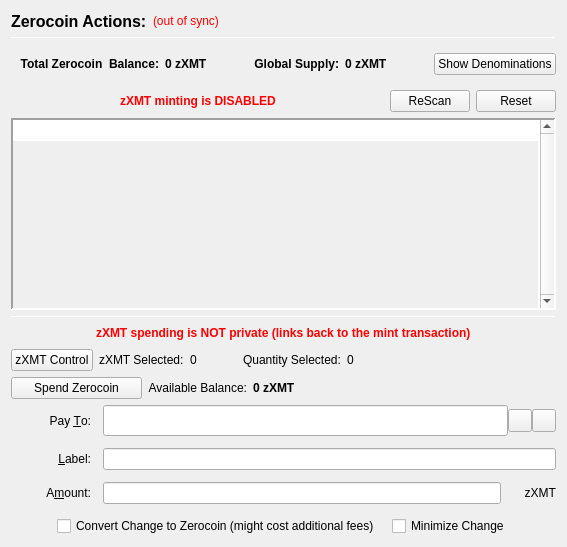
                  <widget class="QFrame" name="verticalFrameLeft">
                   <layout class="QVBoxLayout" name="verticalLayout_2">
                    <item>
                     <layout class="QVBoxLayout" name="verticalLayout_3">
                      <item>
                       <layout class="QHBoxLayout" name="horizontalLayout_3">
                        <item>
                         <widget class="QLabel" name="labelzXMTActions">
                          <property name="font">
                           <font>
                            <pointsize>12</pointsize>
                            <weight>75</weight>
                            <bold>true</bold>
                           </font>
                          </property>
                          <property name="text">
                           <string>Zerocoin Actions:</string>
                          </property>
                          <property name="alignment">
                           <set>Qt::AlignLeading|Qt::AlignLeft|Qt::AlignVCenter</set>
                          </property>
                         </widget>
                        </item>
                        <item>
                         <widget class="QLabel" name="labelzXMTSyncStatus">
                          <property name="toolTip">
                           <string>The displayed information may be out of date. Your wallet automatically synchronizes with the MoneroTrust network after a connection is established, but this process has not completed yet.</string>
                          </property>
                          <property name="styleSheet">
                           <string notr="true">QLabel { color: red; }</string>
                          </property>
                          <property name="text">
                           <string notr="true">(out of sync)</string>
                          </property>
                          <property name="alignment">
                           <set>Qt::AlignLeading|Qt::AlignLeft|Qt::AlignVCenter</set>
                          </property>
                         </widget>
                        </item>
                        <item>
                         <spacer name="horizontalSpacer">
                          <property name="orientation">
                           <enum>Qt::Horizontal</enum>
                          </property>
                          <property name="sizeHint" stdset="0">
                           <size>
                            <width>40</width>
                            <height>20</height>
                           </size>
                          </property>
                         </spacer>
                        </item>
                       </layout>
                      </item>
                      <item>
                       <widget class="Line" name="lineUpperLeft">
                        <property name="minimumSize">
                         <size>
                          <width>0</width>
                          <height>1</height>
                         </size>
                        </property>
                        <property name="maximumSize">
                         <size>
                          <width>16777215</width>
                          <height>1</height>
                         </size>
                        </property>
                        <property name="frameShadow">
                         <enum>QFrame::Sunken</enum>
                        </property>
                        <property name="orientation">
                         <enum>Qt::Horizontal</enum>
                        </property>
                       </widget>
                      </item>
                      <item>
                       <widget class="QFrame" name="balanceSupplyFrame">
                        <layout class="QHBoxLayout" name="horizontalLayout_2" stretch="0,0,0,1,0">
                         <property name="rightMargin">
                          <number>0</number>
                         </property>
                         <item>
                          <layout class="QHBoxLayout" name="horizontalLayout_34">
                           <item>
                            <widget class="QLabel" name="labelzAvailableText_3">
                             <property name="font">
                              <font>
                               <weight>75</weight>
                               <bold>true</bold>
                              </font>
                             </property>
                             <property name="toolTip">
                              <string>Total Balance including unconfirmed and immature zXMT</string>
                             </property>
                             <property name="text">
                              <string>Total Zerocoin  Balance:</string>
                             </property>
                             <property name="alignment">
                              <set>Qt::AlignRight|Qt::AlignTrailing|Qt::AlignVCenter</set>
                             </property>
                            </widget>
                           </item>
                           <item>
                            <widget class="QLabel" name="labelzAvailableAmount_4">
                             <property name="minimumSize">
                              <size>
                               <width>40</width>
                               <height>0</height>
                              </size>
                             </property>
                             <property name="font">
                              <font>
                               <weight>75</weight>
                               <bold>true</bold>
                              </font>
                             </property>
                             <property name="toolTip">
                              <string>Total Balance including unconfirmed and immature zXMT</string>
                             </property>
                             <property name="text">
                              <string>0 zXMT</string>
                             </property>
                             <property name="alignment">
                              <set>Qt::AlignLeading|Qt::AlignLeft|Qt::AlignVCenter</set>
                             </property>
                            </widget>
                           </item>
                          </layout>
                         </item>
                         <item>
                          <spacer name="horizontalSpacer_32">
                           <property name="orientation">
                            <enum>Qt::Horizontal</enum>
                           </property>
                           <property name="sizeHint" stdset="0">
                            <size>
                             <width>40</width>
                             <height>20</height>
                            </size>
                           </property>
                          </spacer>
                         </item>
                         <item>
                          <layout class="QHBoxLayout" name="horizontalLayout_35">
                           <item>
                            <widget class="QLabel" name="labelZsupplyText_2">
                             <property name="font">
                              <font>
                               <weight>75</weight>
                               <bold>true</bold>
                              </font>
                             </property>
                             <property name="text">
                              <string>Global Supply:</string>
                             </property>
                             <property name="alignment">
                              <set>Qt::AlignRight|Qt::AlignTrailing|Qt::AlignVCenter</set>
                             </property>
                            </widget>
                           </item>
                           <item>
                            <widget class="QLabel" name="labelZsupplyAmount_2">
                             <property name="font">
                              <font>
                               <weight>75</weight>
                               <bold>true</bold>
                              </font>
                             </property>
                             <property name="text">
                              <string>0 zXMT</string>
                             </property>
                            </widget>
                           </item>
                          </layout>
                         </item>
                         <item>
                          <spacer name="horizontalSpacer_31">
                           <property name="orientation">
                            <enum>Qt::Horizontal</enum>
                           </property>
                           <property name="sizeHint" stdset="0">
                            <size>
                             <width>40</width>
                             <height>20</height>
                            </size>
                           </property>
                          </spacer>
                         </item>
                         <item>
                          <widget class="QPushButton" name="pushButtonShowDenoms">
                           <property name="toolTip">
                            <string>Show zXMT denominations list</string>
                           </property>
                           <property name="text">
                            <string>Show Denominations</string>
                           </property>
                          </widget>
                         </item>
                        </layout>
                       </widget>
                      </item>
                      <item>
                       <layout class="QHBoxLayout" name="horizontalLayout_4">
                        <item>
                         <spacer name="horizontalSpacer_2">
                          <property name="orientation">
                           <enum>Qt::Horizontal</enum>
                          </property>
                          <property name="sizeHint" stdset="0">
                           <size>
                            <width>40</width>
                            <height>20</height>
                           </size>
                          </property>
                         </spacer>
                        </item>
                        <item>
                         <widget class="QLabel" name="label">
                          <property name="styleSheet">
                           <string notr="true">color: red;
font-weight: bold;</string>
                          </property>
                          <property name="text">
                           <string>zXMT minting is DISABLED</string>
                          </property>
                         </widget>
                        </item>
                        <item>
                         <spacer name="horizontalSpacer_3">
                          <property name="orientation">
                           <enum>Qt::Horizontal</enum>
                          </property>
                          <property name="sizeHint" stdset="0">
                           <size>
                            <width>40</width>
                            <height>20</height>
                           </size>
                          </property>
                         </spacer>
                        </item>
                        <item>
                         <widget class="QPushButton" name="pushButtonMintReset">
                          <property name="maximumSize">
                           <size>
                            <width>80</width>
                            <height>16777215</height>
                           </size>
                          </property>
                          <property name="toolTip">
                           <string>Rescan the complete blockchain for  Zerocoin mints and their meta-data.</string>
                          </property>
                          <property name="text">
                           <string>ReScan</string>
                          </property>
                         </widget>
                        </item>
                        <item>
                         <widget class="QPushButton" name="pushButtonSpentReset">
                          <property name="maximumSize">
                           <size>
                            <width>80</width>
                            <height>16777215</height>
                           </size>
                          </property>
                          <property name="toolTip">
                           <string>Reset Zerocoin Wallet DB. Deletes transactions that did not make it into the blockchain.</string>
                          </property>
                          <property name="text">
                           <string>Reset</string>
                          </property>
                         </widget>
                        </item>
                       </layout>
                      </item>
                      <item>
                       <widget class="QPlainTextEdit" name="TEMintStatus">
                        <property name="font">
                         <font>
                          <pointsize>8</pointsize>
                         </font>
                        </property>
                        <property name="toolTip">
                         <string>Status and/or Mesages from the last Mint Action.</string>
                        </property>
                        <property name="frameShape">
                         <enum>QFrame::Panel</enum>
                        </property>
                        <property name="frameShadow">
                         <enum>QFrame::Sunken</enum>
                        </property>
                        <property name="lineWidth">
                         <number>2</number>
                        </property>
                        <property name="midLineWidth">
                         <number>2</number>
                        </property>
                        <property name="verticalScrollBarPolicy">
                         <enum>Qt::ScrollBarAlwaysOn</enum>
                        </property>
                        <property name="horizontalScrollBarPolicy">
                         <enum>Qt::ScrollBarAlwaysOff</enum>
                        </property>
                        <property name="readOnly">
                         <bool>true</bool>
                        </property>
                        <property name="plainText">
                         <string notr="true"/>
                        </property>
                        <property name="backgroundVisible">
                         <bool>true</bool>
                        </property>
                       </widget>
                      </item>
                      <item>
                       <widget class="Line" name="line">
                        <property name="minimumSize">
                         <size>
                          <width>0</width>
                          <height>1</height>
                         </size>
                        </property>
                        <property name="maximumSize">
                         <size>
                          <width>16777215</width>
                          <height>1</height>
                         </size>
                        </property>
                        <property name="orientation">
                         <enum>Qt::Horizontal</enum>
                        </property>
                       </widget>
                      </item>
                      <item>
                       <layout class="QHBoxLayout" name="horizontalLayout_7">
                        <item>
                         <spacer name="horizontalSpacer_18">
                          <property name="orientation">
                           <enum>Qt::Horizontal</enum>
                          </property>
                          <property name="sizeHint" stdset="0">
                           <size>
                            <width>40</width>
                            <height>20</height>
                           </size>
                          </property>
                         </spacer>
                        </item>
                        <item>
                         <widget class="QLabel" name="label_2">
                          <property name="styleSheet">
                           <string notr="true">color: red;
font-weight: bold;</string>
                          </property>
                          <property name="text">
                           <string>zXMT spending is NOT private (links back to the mint transaction)</string>
                          </property>
                         </widget>
                        </item>
                        <item>
                         <spacer name="horizontalSpacer_30">
                          <property name="orientation">
                           <enum>Qt::Horizontal</enum>
                          </property>
                          <property name="sizeHint" stdset="0">
                           <size>
                            <width>40</width>
                            <height>20</height>
                           </size>
                          </property>
                         </spacer>
                        </item>
                       </layout>
                      </item>
                      <item>
                       <layout class="QHBoxLayout" name="horizontalLayout_24">
                        <property name="leftMargin">
                         <number>0</number>
                        </property>
                        <property name="bottomMargin">
                         <number>0</number>
                        </property>
                        <item>
                         <widget class="QPushButton" name="pushButtonZPivControl">
                          <property name="text">
                           <string>zXMT Control</string>
                          </property>
                         </widget>
                        </item>
                        <item>
                         <widget class="QLabel" name="labelzPivSelected">
                          <property name="text">
                           <string>zXMT Selected:</string>
                          </property>
                         </widget>
                        </item>
                        <item>
                         <widget class="QLabel" name="labelzPivSelected_int">
                          <property name="text">
                           <string>0</string>
                          </property>
                         </widget>
                        </item>
                        <item>
                         <spacer name="horizontalSpacer_17">
                          <property name="orientation">
                           <enum>Qt::Horizontal</enum>
                          </property>
                          <property name="sizeType">
                           <enum>QSizePolicy::Fixed</enum>
                          </property>
                          <property name="sizeHint" stdset="0">
                           <size>
                            <width>40</width>
                            <height>20</height>
                           </size>
                          </property>
                         </spacer>
                        </item>
                        <item>
                         <widget class="QLabel" name="labelQuantitySelected">
                          <property name="text">
                           <string>Quantity Selected:</string>
                          </property>
                         </widget>
                        </item>
                        <item>
                         <widget class="QLabel" name="labelQuantitySelected_int">
                          <property name="text">
                           <string>0</string>
                          </property>
                         </widget>
                        </item>
                        <item>
                         <spacer name="horizontalSpacer_19">
                          <property name="orientation">
                           <enum>Qt::Horizontal</enum>
                          </property>
                          <property name="sizeHint" stdset="0">
                           <size>
                            <width>40</width>
                            <height>20</height>
                           </size>
                          </property>
                         </spacer>
                        </item>
                       </layout>
                      </item>
                      <item>
                       <layout class="QHBoxLayout" name="horizontalLayout_6">
                        <item>
                         <widget class="QPushButton" name="pushButtonSpendzXMT">
                          <property name="minimumSize">
                           <size>
                            <width>131</width>
                            <height>0</height>
                           </size>
                          </property>
                          <property name="toolTip">
                           <string>Spend Zerocoin. Without 'Pay To:' address creates payments to yourself.</string>
                          </property>
                          <property name="text">
                           <string>Spend Zerocoin</string>
                          </property>
                         </widget>
                        </item>
                        <item>
                         <widget class="QLabel" name="labelzXMTBalanceText">
                          <property name="toolTip">
                           <string>Available (mature and spendable) zXMT for spending</string>
                          </property>
                          <property name="text">
                           <string>Available Balance:</string>
                          </property>
                          <property name="alignment">
                           <set>Qt::AlignRight|Qt::AlignTrailing|Qt::AlignVCenter</set>
                          </property>
                         </widget>
                        </item>
                        <item>
                         <widget class="QLabel" name="labelzAvailableAmount_2">
                          <property name="font">
                           <font>
                            <weight>75</weight>
                            <bold>true</bold>
                           </font>
                          </property>
                          <property name="toolTip">
                           <string>Available (mature and spendable) zXMT for spending

zXMT are mature when they have more than 20 confirmations AND more than 2 mints of the same denomination after them were minted</string>
                          </property>
                          <property name="text">
                           <string>0 zXMT</string>
                          </property>
                          <property name="alignment">
                           <set>Qt::AlignLeading|Qt::AlignLeft|Qt::AlignVCenter</set>
                          </property>
                         </widget>
                        </item>
                        <item>
                         <spacer name="horizontalSpacer_4">
                          <property name="orientation">
                           <enum>Qt::Horizontal</enum>
                          </property>
                          <property name="sizeHint" stdset="0">
                           <size>
                            <width>40</width>
                            <height>20</height>
                           </size>
                          </property>
                         </spacer>
                        </item>
                       </layout>
                      </item>
                      <item>
                       <layout class="QGridLayout" name="gridLayout_7">
                        <property name="spacing">
                         <number>12</number>
                        </property>
                        <item row="0" column="0">
                         <widget class="QLabel" name="payToLabel">
                          <property name="minimumSize">
                           <size>
                            <width>80</width>
                            <height>0</height>
                           </size>
                          </property>
                          <property name="text">
                           <string>Pay &amp;To:</string>
                          </property>
                          <property name="alignment">
                           <set>Qt::AlignRight|Qt::AlignTrailing|Qt::AlignVCenter</set>
                          </property>
                          <property name="buddy">
                           <cstring>payTo</cstring>
                          </property>
                         </widget>
                        </item>
                        <item row="0" column="1">
                         <layout class="QHBoxLayout" name="payToLayout">
                          <property name="spacing">
                           <number>0</number>
                          </property>
                          <item>
                           <widget class="QValidatedLineEdit" name="payTo">
                            <property name="enabled">
                             <bool>true</bool>
                            </property>
                            <property name="minimumSize">
                             <size>
                              <width>0</width>
                              <height>31</height>
                             </size>
                            </property>
                            <property name="toolTip">
                             <string>The MoneroTrust address to send the payment to. Creates local payment to yourself when empty.</string>
                            </property>
                           </widget>
                          </item>
                          <item>
                           <widget class="QToolButton" name="addressBookButton">
                            <property name="toolTip">
                             <string>Choose previously used address</string>
                            </property>
                            <property name="text">
                             <string/>
                            </property>
                            <property name="icon">
                             <iconset resource="../monerotrust.qrc">
                              <normaloff>:/icons/address-book</normaloff>:/icons/address-book</iconset>
                            </property>
                            <property name="shortcut">
                             <string>Alt+A</string>
                            </property>
                           </widget>
                          </item>
                          <item>
                           <widget class="QToolButton" name="pasteButton">
                            <property name="toolTip">
                             <string>Paste address from clipboard</string>
                            </property>
                            <property name="text">
                             <string/>
                            </property>
                            <property name="icon">
                             <iconset resource="../monerotrust.qrc">
                              <normaloff>:/icons/editpaste</normaloff>:/icons/editpaste</iconset>
                            </property>
                            <property name="shortcut">
                             <string>Alt+P</string>
                            </property>
                           </widget>
                          </item>
                         </layout>
                        </item>
                        <item row="1" column="0">
                         <widget class="QLabel" name="labelLabel">
                          <property name="minimumSize">
                           <size>
                            <width>80</width>
                            <height>0</height>
                           </size>
                          </property>
                          <property name="text">
                           <string>&amp;Label:</string>
                          </property>
                          <property name="alignment">
                           <set>Qt::AlignRight|Qt::AlignTrailing|Qt::AlignVCenter</set>
                          </property>
                          <property name="buddy">
                           <cstring>addAsLabel</cstring>
                          </property>
                         </widget>
                        </item>
                        <item row="1" column="1">
                         <widget class="QLineEdit" name="addAsLabel">
                          <property name="toolTip">
                           <string>Enter a label for this address to add it to the list of used addresses</string>
                          </property>
                         </widget>
                        </item>
                        <item row="2" column="0">
                         <widget class="QLabel" name="amountLabel">
                          <property name="minimumSize">
                           <size>
                            <width>80</width>
                            <height>0</height>
                           </size>
                          </property>
                          <property name="text">
                           <string>A&amp;mount:</string>
                          </property>
                          <property name="alignment">
                           <set>Qt::AlignRight|Qt::AlignTrailing|Qt::AlignVCenter</set>
                          </property>
                          <property name="buddy">
                           <cstring>zXMTpayAmount</cstring>
                          </property>
                         </widget>
                        </item>
                        <item row="2" column="1">
                         <layout class="QHBoxLayout" name="horizontalLayout_9">
                          <property name="spacing">
                           <number>0</number>
                          </property>
                          <item>
                           <widget class="QLineEdit" name="zXMTpayAmount"/>
                          </item>
                          <item>
                           <widget class="QLabel" name="labelzXMT">
                            <property name="minimumSize">
                             <size>
                              <width>55</width>
                              <height>0</height>
                             </size>
                            </property>
                            <property name="text">
                             <string>zXMT</string>
                            </property>
                            <property name="alignment">
                             <set>Qt::AlignRight|Qt::AlignTrailing|Qt::AlignVCenter</set>
                            </property>
                           </widget>
                          </item>
                         </layout>
                        </item>
                        <item row="3" column="0" colspan="2">
                         <layout class="QHBoxLayout" name="horizontalLayout_10">
                          <item>
                           <spacer name="horizontalSpacer_5">
                            <property name="orientation">
                             <enum>Qt::Horizontal</enum>
                            </property>
                            <property name="sizeHint" stdset="0">
                             <size>
                              <width>40</width>
                              <height>20</height>
                             </size>
                            </property>
                           </spacer>
                          </item>
                          <item>
                           <widget class="QCheckBox" name="checkBoxMintChange">
                            <property name="sizePolicy">
                             <sizepolicy hsizetype="MinimumExpanding" vsizetype="Fixed">
                              <horstretch>0</horstretch>
                              <verstretch>0</verstretch>
                             </sizepolicy>
                            </property>
                            <property name="layoutDirection">
                             <enum>Qt::LeftToRight</enum>
                            </property>
                            <property name="text">
                             <string>Convert Change to Zerocoin (might cost additional fees)</string>
                            </property>
                           </widget>
                          </item>
                          <item>
                           <widget class="QCheckBox" name="checkBoxMinimizeChange">
                            <property name="toolTip">
                             <string>If checked, the wallet tries to minimize the returning change instead of minimizing the number of spent denominations.</string>
                            </property>
                            <property name="text">
                             <string>Minimize Change</string>
                            </property>
                           </widget>
                          </item>
                          <item>
                           <spacer name="horizontalSpacer_6">
                            <property name="orientation">
                             <enum>Qt::Horizontal</enum>
                            </property>
                            <property name="sizeHint" stdset="0">
                             <size>
                              <width>40</width>
                              <height>20</height>
                             </size>
                            </property>
                           </spacer>
                          </item>
                         </layout>
                        </item>
                       </layout>
                      </item>
                     </layout>
                    </item>
                   </layout>
                  </widget>
